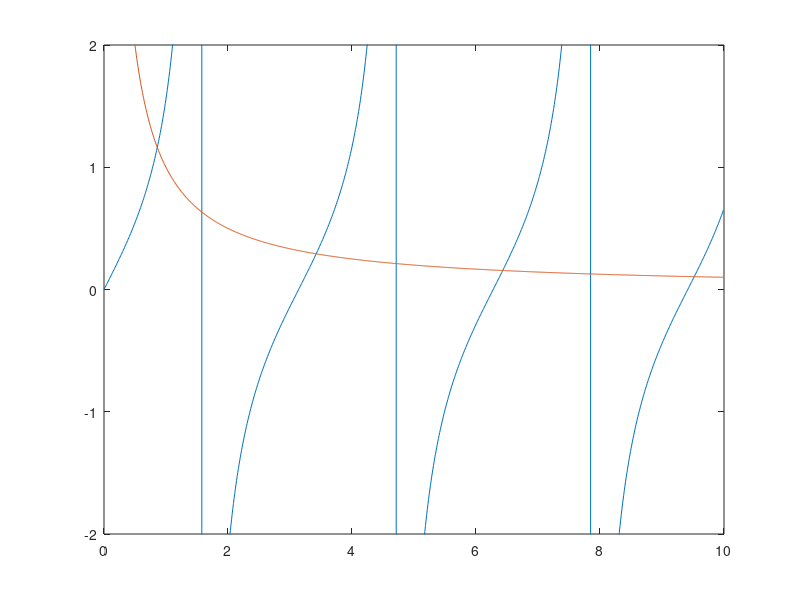

This chart was generated by the following MATLAB code:

x=0;
dx=0.01;
N=1000;
for i=1:N+1
      y(i)=tan(x);
      z(i)=1/x;
      x=x+dx;
end
plot(0:dx:N*dx,y,0:dx:N*dx,z)
axis([0 x -2 2])